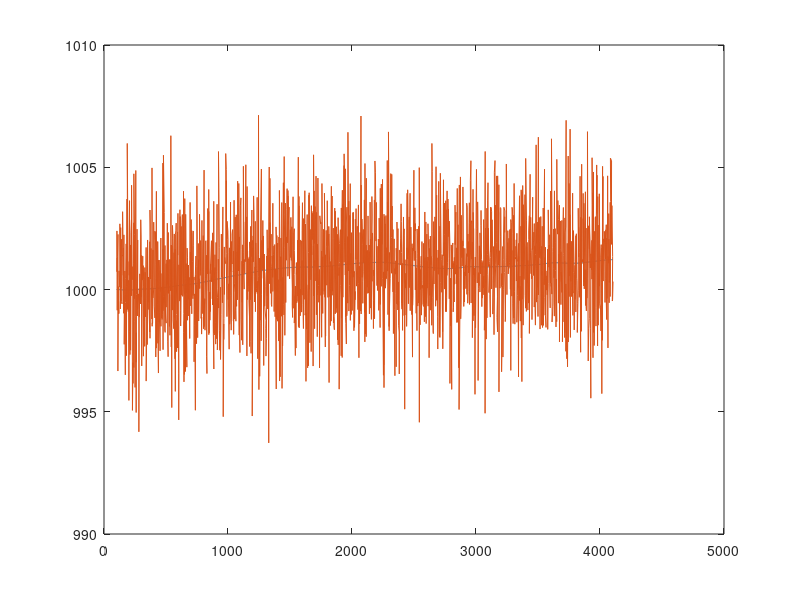
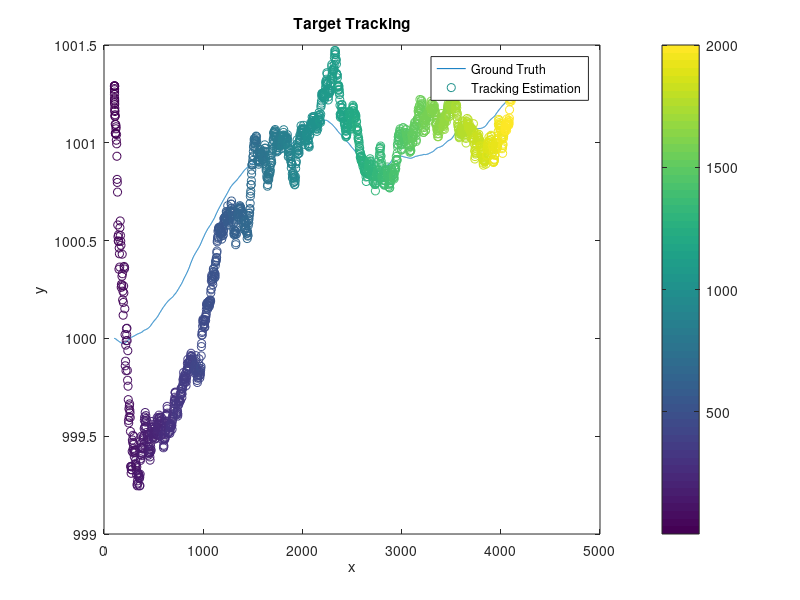

Here is the MATLAB script that generated these plots, in order: (Note: this script raises an error after producing the figures.)
%% For position sensor only case. 
%  This is for the dependent case. 

close all;

clear all;

clc;

Iteration = 2000; 

T = .1;  

Fx = [1 T; 0 1] ; % state transition matrix

F = blkdiag(Fx, Fx);

Taox = [T^2/2; T]; %input control matrix, this is for the system noise. Considering
%the case only one dimension, Tao is is 2by1 vector. As for the 2-D model,
%Tao should be like as below,

Tao = [Taox; Taox];

H = [1 0 0 0;0 0 1 0]; % measurement matrix

%% define main variables

v_mag1 = 0.01;  %process noise:

v_mag2 = 0.01; %process noise;
w_mag = [sqrt(3), sqrt(4)];  %measurement noise pre_set up

R = diag(w_mag.^2) %covariance of measurement noise, in this case, only position 
                %is measuered, so R is a 1by1matrix. 

Qx1 = v_mag1^2 * [T^4/4 T^3/2; T^3/2 T^2]; 

Qx2 = v_mag2^2 * [T^4/4 T^3/2; T^3/2 T^2]; 


Q = blkdiag(Qx1,Qx2);

Px1=v_mag1^2*[1 1/T;1/T 2/(T^2)];

Px2=v_mag2^2*[1 1/T;1/T 2/(T^2)];

P = blkdiag(Px1,Px2)

    A=randn(Iteration,1);

    A2=randn(Iteration,1);
    
    w= randn(1,Iteration)*w_mag(1);
    
 
%% initize result variables
% simulate the observation over time
    X_true=[];
        
    Z = []; % real_measurement
    
    X = [100,20,1000,0]';
    
%     X=(mvnrnd(X,P,1))';
    
    for t = 1 : Iteration
    
        X= F * X + [v_mag1 * randn*[(T^2/2); T];v_mag2 * randn*[(T^2/2); T]];              
            
            X_true=[X_true;X'];
    end
    
    figure, plot(X_true(:,1),X_true(:,3));
    
    Z = X_true * H';
    
    Z = Z + randn(size(Z))*diag(w_mag);
    
    hold on, plot(Z(:,1),Z(:,2))
    
    %% Do kalman filtering
    %initize estimation variables
    
    % re-initized state
    
%   X_hat =(mvnrnd(X,P,1))';
%     load JY_xy
    
    X_hat = [Z(1,1),0,Z(1,2),0]';
   
    X_pred = [];
    
    predic_var = [];
    
    W_save=[];
    
    Z_est =[];
    
    Z_est_backup=[];
    
    for t = 1:length(X_true)
            
        X_hat = F * X_hat;
        
        Z_est = H*X_hat;
            
        P = F * P * F' + Q;
            
        predic_var = [predic_var; P];
        
        W = P*H'/(H*P*H'+R);
        
        W_save=[W_save ; W]; % save the gain matrix
        
        Z_est_backup = [Z_est_backup Z_est];
        
        X_hat = X_hat + W * (Z(t,:)' - Z_est);

        P =  (eye(4)-W*H)*P;
                
        X_pred = [X_pred; X_hat'];

    end
    
        figure;
    
%     scatter(X_true(:,1), X_true(:,4),[],1:length(X_true)),hold on;
    plot(X_true(:,1), X_true(:,3)),hold on;
    
    scatter(X_pred(:,1), X_pred(:,3),[],1:length(X_pred)), colorbar;
    
    title('Target Tracking')
    xlabel('x'),ylabel('y');
    legend('Ground Truth','Tracking Estimation');
    a = gca;
    a.FontSize = 15;
    grid;
    a.LineWidth= 1.5

    
    figure;
    
    plot(X_true(:,1),'-go'), hold on;
    
    plot(X_pred(:,1),'-.rh')

    title('x');
    
    figure;
    
    plot(X_true(:,3),'-go'), hold on;
    
    plot(X_pred(:,3),'-.rh')

    title('y');
    

